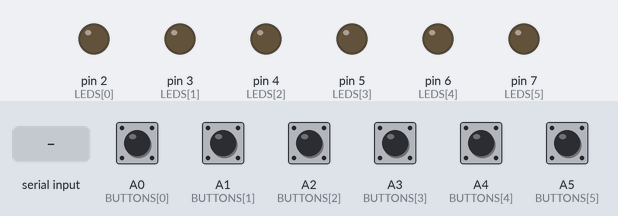
The sketch below on a simulated Arduino Uno, built with avr-gcc and run on an emulated ATmega328P. Parts: output pins drawn as LEDs (lit = HIGH). Inputs (shaded band) come from the test bench; at power-on: A0 (BUTTONS[0]), A1 (BUTTONS[1]), A2 (BUTTONS[2]), A3 (BUTTONS[3]), A4 (BUTTONS[4]), A5 (BUTTONS[5]) HIGH. What the sketch prints to the serial monitor is not drawn.

Above: at 1.2 s.
1.3 s: "ALL:1\n" received over Serial
At 1.8 s:
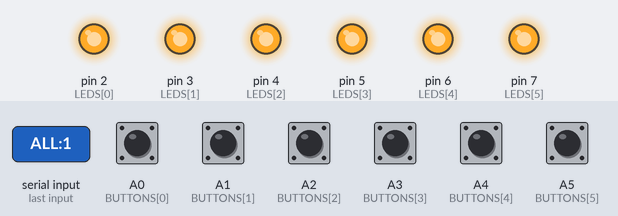
5.9 s: "TEST\n" received over Serial
At 5.97 s:
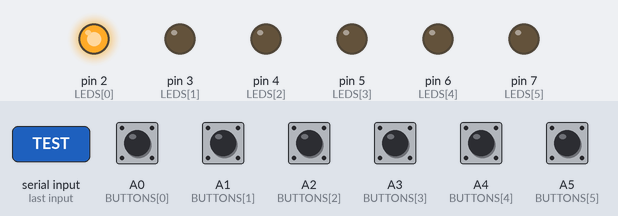
At 6.42 s:
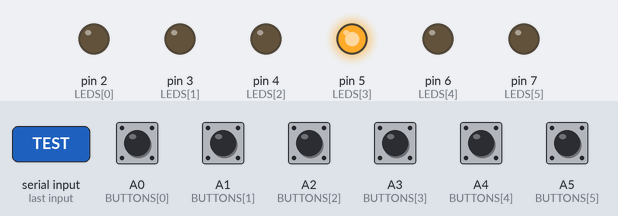
Timing chart, 0 to 8.9 s (numbered marks = the images above; inputs shaded):
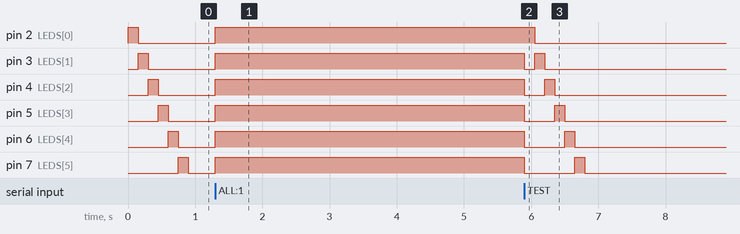

Measured:
- after the input at 1.3 s, pin 2 (LEDS[0]), pin 3 (LEDS[1]), pin 4 (LEDS[2]), pin 5 (LEDS[3]), pin 6 (LEDS[4]), pin 7 (LEDS[5]): LOW → HIGH at once
- after the input at 5.9 s, pin 2 (LEDS[0]): HIGH → LOW after 0.15 s; pin 3 (LEDS[1]): HIGH → LOW at once, → HIGH 0.15 s later, → LOW 0.15 s later

The sketch:

hutong_moles.ino
```cpp
// Hutong Moles / Arduino Uno: input and lights only. All game rules live in the browser.
const byte BUTTONS[6] = {A0, A1, A2, A3, A4, A5};
const byte LEDS[6] = {2, 3, 4, 5, 6, 7};
bool raw[6], stable[6];
unsigned long changed[6];
char line[24];
byte length = 0;
bool overflow = false, testing = false, scanning = true, booting = true;
byte scanIndex = 0;
unsigned long scanAt = 0;

void allLeds(bool value) {
  for (byte i = 0; i < 6; i++) digitalWrite(LEDS[i], value ? HIGH : LOW);
}
void startScan(unsigned long now) {
  allLeds(false); scanIndex = 0; scanAt = now; scanning = true;
  digitalWrite(LEDS[0], HIGH);
}
void command(unsigned long now) {
  line[length] = '\0';
  if (!strcmp(line, "TEST") && !booting) {
    testing = true; startScan(now);
  } else if (!strcmp(line, "PING")) {
    Serial.println(F("PONG"));
  } else if (!booting) {
    if (!strcmp(line, "ALL:1") || !strcmp(line, "ALL:0")) {
      scanning = false; testing = false; allLeds(line[4] == '1');
    } else if (length == 4 && line[0] == 'O' && line[1] == 'N' && line[2] == ':' && line[3] >= '0' && line[3] <= '5') {
      scanning = false; testing = false; digitalWrite(LEDS[line[3] - '0'], HIGH);
    } else if (length == 5 && !strncmp(line, "OFF:", 4) && line[4] >= '0' && line[4] <= '5') {
      scanning = false; testing = false; digitalWrite(LEDS[line[4] - '0'], LOW);
    }
  }
}
void setup() {
  Serial.begin(115200);
  for (byte i = 0; i < 6; i++) {
    pinMode(BUTTONS[i], INPUT_PULLUP); pinMode(LEDS[i], OUTPUT);
    raw[i] = stable[i] = digitalRead(BUTTONS[i]); changed[i] = millis();
  }
  startScan(millis());
}
void loop() {
  const unsigned long now = millis();
  if (scanning && now - scanAt >= 150) {
    digitalWrite(LEDS[scanIndex], LOW); scanAt = now;
    if (++scanIndex < 6) digitalWrite(LEDS[scanIndex], HIGH);
    else {
      scanning = false;
      if (booting) { booting = false; Serial.println(F("READY")); }
    }
  }
  // Bound work per loop so a noisy serial sender cannot stall button debounce/self-test.
  for (byte consumed = 0; consumed < 32 && Serial.available(); consumed++) {
    const char ch = Serial.read();
    if (ch == '\n') {
      if (length && line[length - 1] == '\r') length--;
      if (!overflow) command(now);
      length = 0; overflow = false;
    } else if (!overflow) {
      if (length < sizeof(line) - 1) line[length++] = ch;
      else { overflow = true; length = 0; }
    }
  }
  for (byte i = 0; i < 6; i++) {
    const bool value = digitalRead(BUTTONS[i]);
    if (value != raw[i]) { raw[i] = value; changed[i] = now; }
    if (now - changed[i] >= 20 && stable[i] != raw[i]) {
      stable[i] = raw[i];
      if (stable[i] == LOW && !booting) {
        if (testing) { Serial.print(F("键 ")); Serial.print(i); Serial.println(F(" 按下")); }
        else { Serial.print(F("HIT:")); Serial.println(i); }
      }
    }
  }
}
```
